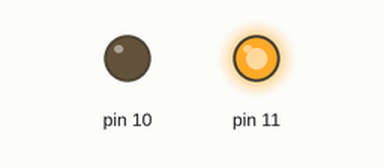
Simulated run of this sketch. Board: Arduino Uno, built with avr-gcc and run on an emulated ATmega328P. On the bench: output pins drawn as LEDs (lit = HIGH).

Above: at 0.1 s.
At 1.1 s:
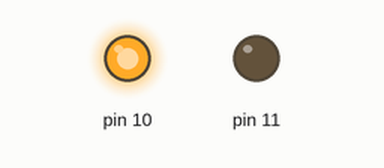
At 1.6 s:
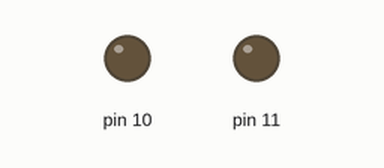
Timing chart, 0 to 3.1 s (numbered marks = the images above):
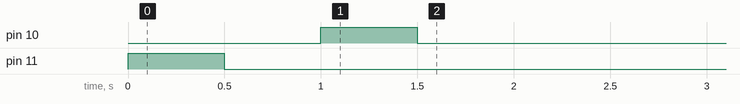

The sketch:

DC_test.ino
```cpp
void setup() {
  // put your setup code here, to run once:
pinMode(10,OUTPUT);
pinMode(11,OUTPUT);

DC_links();
  delay(500);
  DC_stop();
  delay(500);
  DC_rechts();
  delay(500);
  DC_stop();
  delay(500);


}

void loop() {
  // put your main code here, to run repeatedly:
  //richting veranderen door de nul en de waarde om te draaien


  //if (Serial.read()="positie1"){
//  DC_links();
//  delay(100);
//  DC_stop();
//  delay(100);
//  DC_rechts();
//  delay(100);
//  Dc_stop();
  //}
//  else if (Serial.read()="positie2"){
//  DC_rechts();
//  DC_links();
//  }
//  else if (Serial.read()="positie3"){
//  DC_rechts();
//  DC_links();
//  }
//  else if (Serial.read()="positie4"){
//  DC_rechts();
//  DC_links();
//  }

}

void DC_links() {
    analogWrite(10,0);
    analogWrite(11,255);
}

void DC_rechts() {
    analogWrite(10,255);
    analogWrite(11,0);
}

void DC_stop() {
    analogWrite(10,0);
    analogWrite(11,0);
}
```
